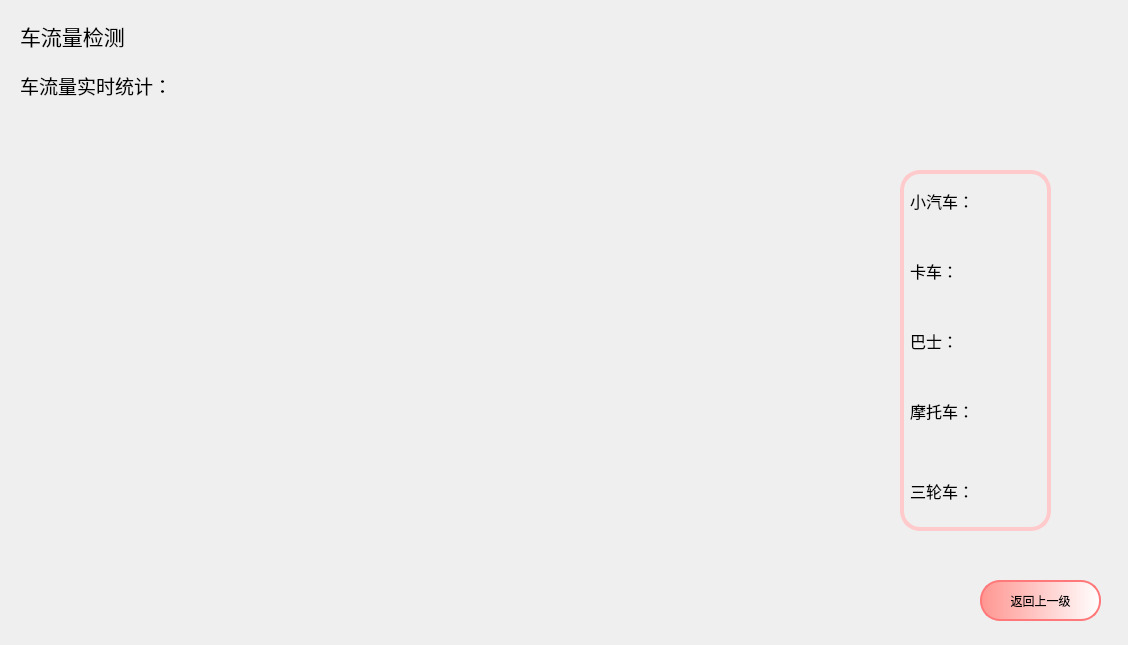
<?xml version="1.0" encoding="UTF-8"?>
<ui version="4.0">
 <class>Dialog</class>
 <widget class="QDialog" name="Dialog">
  <property name="geometry">
   <rect>
    <x>0</x>
    <y>0</y>
    <width>1128</width>
    <height>645</height>
   </rect>
  </property>
  <property name="windowTitle">
   <string>Dialog</string>
  </property>
  <widget class="QLabel" name="label">
   <property name="geometry">
    <rect>
     <x>20</x>
     <y>10</y>
     <width>151</width>
     <height>51</height>
    </rect>
   </property>
   <property name="font">
    <font>
     <family>Agency FB</family>
     <pointsize>16</pointsize>
    </font>
   </property>
   <property name="text">
    <string>车流量检测</string>
   </property>
  </widget>
  <widget class="QLabel" name="label_2">
   <property name="geometry">
    <rect>
     <x>20</x>
     <y>60</y>
     <width>181</width>
     <height>51</height>
    </rect>
   </property>
   <property name="font">
    <font>
     <family>Agency FB</family>
     <pointsize>14</pointsize>
    </font>
   </property>
   <property name="text">
    <string>车流量实时统计：</string>
   </property>
  </widget>
  <widget class="QLabel" name="label_3">
   <property name="geometry">
    <rect>
     <x>30</x>
     <y>130</y>
     <width>841</width>
     <height>441</height>
    </rect>
   </property>
   <property name="text">
    <string/>
   </property>
  </widget>
  <widget class="QLabel" name="label_4">
   <property name="geometry">
    <rect>
     <x>910</x>
     <y>180</y>
     <width>121</width>
     <height>41</height>
    </rect>
   </property>
   <property name="font">
    <font>
     <family>Algerian</family>
     <pointsize>12</pointsize>
    </font>
   </property>
   <property name="text">
    <string>小汽车：</string>
   </property>
  </widget>
  <widget class="QLabel" name="label_5">
   <property name="geometry">
    <rect>
     <x>910</x>
     <y>250</y>
     <width>121</width>
     <height>41</height>
    </rect>
   </property>
   <property name="font">
    <font>
     <family>Algerian</family>
     <pointsize>12</pointsize>
    </font>
   </property>
   <property name="text">
    <string>卡车：</string>
   </property>
  </widget>
  <widget class="QLabel" name="label_6">
   <property name="geometry">
    <rect>
     <x>910</x>
     <y>320</y>
     <width>101</width>
     <height>41</height>
    </rect>
   </property>
   <property name="font">
    <font>
     <family>Algerian</family>
     <pointsize>12</pointsize>
    </font>
   </property>
   <property name="text">
    <string>巴士：</string>
   </property>
  </widget>
  <widget class="QLabel" name="label_7">
   <property name="geometry">
    <rect>
     <x>910</x>
     <y>390</y>
     <width>101</width>
     <height>41</height>
    </rect>
   </property>
   <property name="font">
    <font>
     <family>Algerian</family>
     <pointsize>12</pointsize>
    </font>
   </property>
   <property name="text">
    <string>摩托车：</string>
   </property>
  </widget>
  <widget class="QLabel" name="label_8">
   <property name="geometry">
    <rect>
     <x>910</x>
     <y>470</y>
     <width>101</width>
     <height>41</height>
    </rect>
   </property>
   <property name="font">
    <font>
     <family>Algerian</family>
     <pointsize>12</pointsize>
    </font>
   </property>
   <property name="text">
    <string>三轮车：</string>
   </property>
  </widget>
  <widget class="QPushButton" name="pushButton">
   <property name="geometry">
    <rect>
     <x>980</x>
     <y>580</y>
     <width>121</width>
     <height>41</height>
    </rect>
   </property>
   <property name="styleSheet">
    <string notr="true">QPushButton {
    background-color: qlineargradient(spread:repeat, x1:0, y1:0, x2:1, y2:0, stop:0 rgba(255, 150, 145, 255), stop:1 rgba(255, 255, 255, 255));
    border: 2px solid rgb(255, 170, 172);
    border-color: rgb(255, 120, 122);
    border-radius: 20px; /* 设置圆角半径，数值可根据按钮大小调整 */
}

QPushButton:hover {
    background-color: rgb(255, 164, 165); /* 设置鼠标悬停时的背景颜色 */
    border: 2px solid rgb(255, 100, 102); /* 设置鼠标悬停时的边框颜色 */
    color: black; /* 设置鼠标悬停时的文本颜色 */
    box-shadow: 5px 5px 10px rgba(0, 0, 0, 0.3); /* 设置鼠标悬停时的阴影效果 */
    cursor: pointer; /* 设置鼠标悬停时的指针样式 */
}</string>
   </property>
   <property name="text">
    <string>返回上一级</string>
   </property>
  </widget>
  <widget class="QLabel" name="label_9">
   <property name="geometry">
    <rect>
     <x>-10</x>
     <y>-10</y>
     <width>1141</width>
     <height>661</height>
    </rect>
   </property>
   <property name="text">
    <string/>
   </property>
  </widget>
  <widget class="QFrame" name="frame">
   <property name="geometry">
    <rect>
     <x>900</x>
     <y>170</y>
     <width>151</width>
     <height>361</height>
    </rect>
   </property>
   <property name="styleSheet">
    <string notr="true">QFrame {
    border: 4px solid rgb(255, 202, 203); /* 设置边框宽度和颜色 */
    border-radius: 20px; /* 设置圆角半径，数值可以根据需要调整 */
    background-color: transparent; /* 设置背景色透明 */
}</string>
   </property>
   <property name="frameShape">
    <enum>QFrame::StyledPanel</enum>
   </property>
   <property name="frameShadow">
    <enum>QFrame::Raised</enum>
   </property>
  </widget>
  <zorder>label_9</zorder>
  <zorder>frame</zorder>
  <zorder>label</zorder>
  <zorder>label_2</zorder>
  <zorder>label_3</zorder>
  <zorder>label_4</zorder>
  <zorder>label_5</zorder>
  <zorder>label_6</zorder>
  <zorder>label_7</zorder>
  <zorder>label_8</zorder>
  <zorder>pushButton</zorder>
 </widget>
 <resources/>
 <connections>
  <connection>
   <sender>pushButton</sender>
   <signal>clicked()</signal>
   <receiver>Dialog</receiver>
   <slot>fanhui2()</slot>
   <hints>
    <hint type="sourcelabel">
     <x>1040</x>
     <y>600</y>
    </hint>
    <hint type="destinationlabel">
     <x>563</x>
     <y>322</y>
    </hint>
   </hints>
  </connection>
 </connections>
 <slots>
  <slot>fanhui2()</slot>
 </slots>
</ui>
